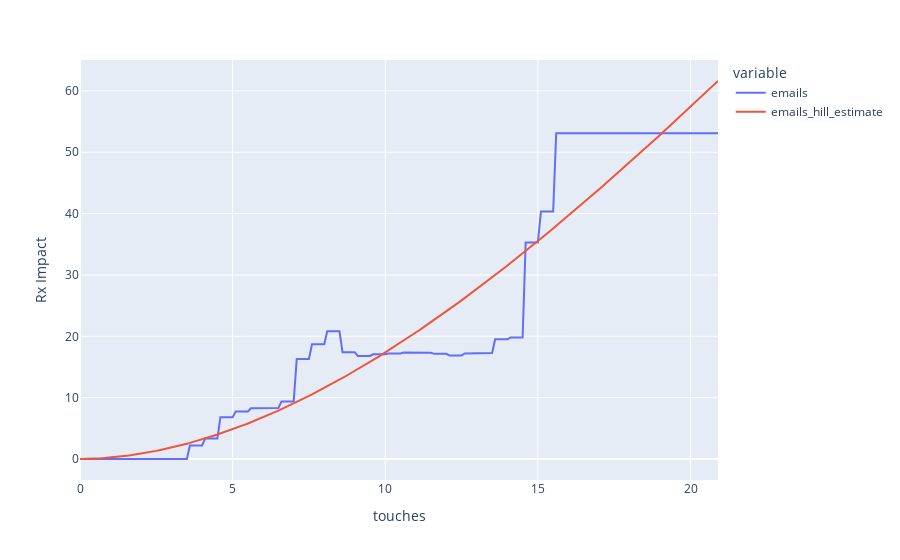

Notebook cell for this chart:
### Code cell
response_curves.plot(channel1['resp_df'], 'touches', ['emails', 'emails_hill_estimate'])

### Figure 1 — Plotly figure (JSON) as saved in the notebook; plotly's stock layout.template omitted (floating-point values rounded to 4 significant figures; data arrays with more than 128 entries replaced by an {"elided": "..."} marker saying what was removed)
{"data": [{"hovertemplate": "variable=emails<br>touches=%{x}<br>value=%{y}<extra></extra>", "legendgroup": "emails", "line": {"color": "#636efa", "dash": "solid"}, "marker": {"symbol": "circle"}, "mode": "lines", "name": "emails", "orientation": "v", "showlegend": true, "type": "scatter", "x": {"elided": "210 float values"}, "xaxis": "x", "y": {"elided": "210 float values"}, "yaxis": "y"}, {"hovertemplate": "variable=emails_hill_estimate<br>touches=%{x}<br>value=%{y}<extra></extra>", "legendgroup": "emails_hill_estimate", "line": {"color": "#EF553B", "dash": "solid"}, "marker": {"symbol": "circle"}, "mode": "lines", "name": "emails_hill_estimate", "orientation": "v", "showlegend": true, "type": "scatter", "x": {"elided": "210 float values"}, "xaxis": "x", "y": {"elided": "210 float values"}, "yaxis": "y"}], "layout": {"legend": {"title": {"text": "variable"}, "tracegroupgap": 0}, "margin": {"t": 60}, "xaxis": {"anchor": "y", "domain": [0, 1], "title": {"text": "touches"}}, "yaxis": {"anchor": "x", "domain": [0, 1], "title": {"text": "Rx Impact"}}}}
